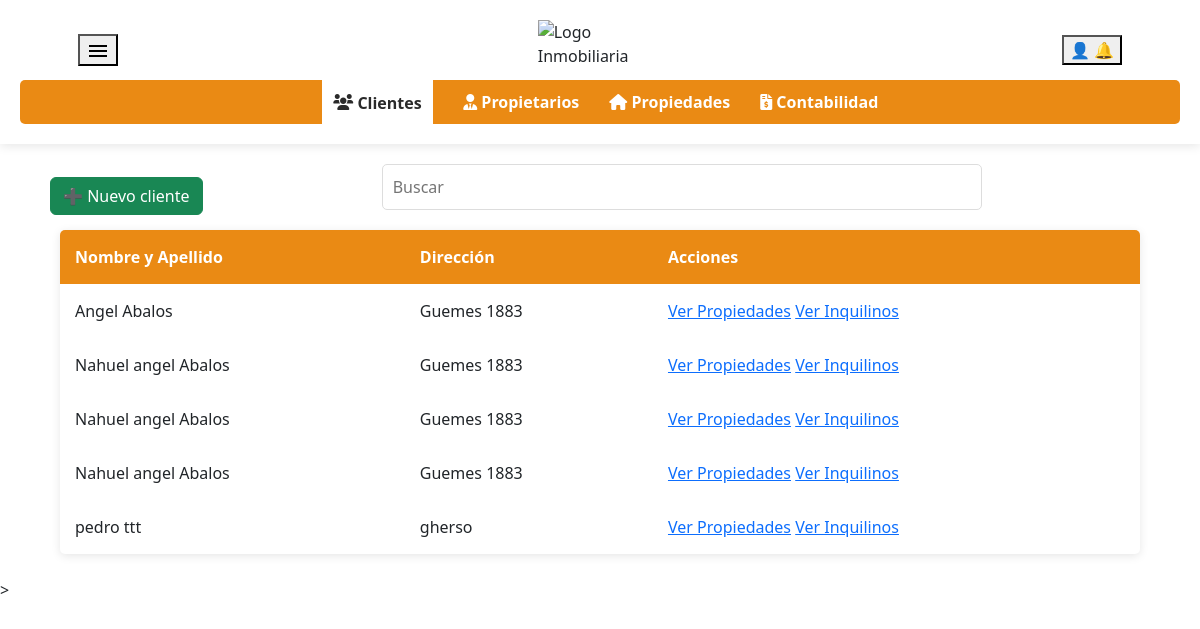
The page /inmobiliaria/ver_propietarios.php on the database as committed earlier.
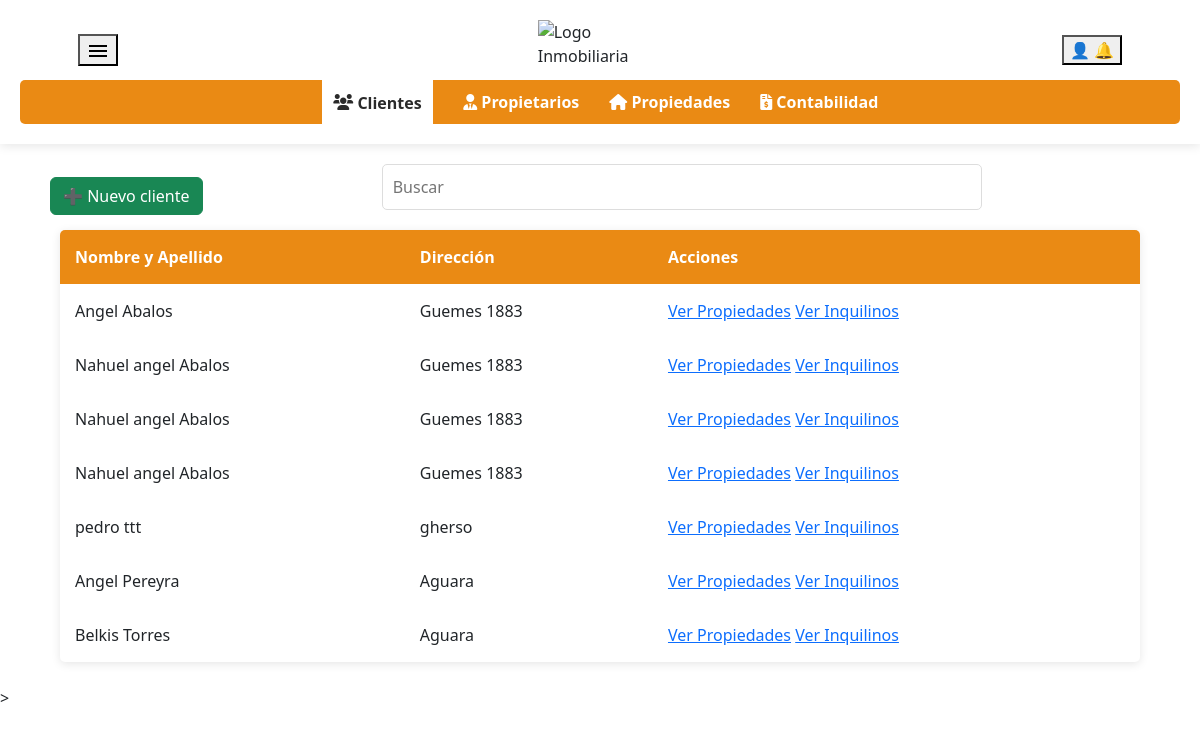
The same page on the database as committed later.
### tables this page shows
CREATE TABLE `clientes` (
  `ClienteID` int(11) NOT NULL,
  `Fecha` date NOT NULL,
  `Nombre` varchar(50) NOT NULL,
  `Apellido` varchar(50) NOT NULL,
  `Direccion` varchar(100) NOT NULL,
  `DNI` varchar(20) NOT NULL,
  `DireccionPersonal` varchar(100) DEFAULT NULL,
  `Telefono` varchar(20) DEFAULT NULL,
  `Mail` varchar(100) DEFAULT NULL,
  `estado` enum('activo','inactivo') DEFAULT 'activo'
);

### inmobiliaria/ver_propietarios.php (the view, shortened to what this page needs)
<!DOCTYPE html>
<html lang="es">
<head>
    <link rel="stylesheet" href="https://cdnjs.cloudflare.com/ajax/libs/font-awesome/6.0.0/css/all.min.css">
    <link rel="stylesheet" href="styles.css">
    <link href="https://cdn.jsdelivr.net/npm/bootstrap@5.3.3/dist/css/bootstrap.min.css" rel="stylesheet">
    <link rel="stylesheet" href="//cdn.datatables.net/2.2.2/css/dataTables.dataTables.min.css">
</head>
<body>
    <header>
        <div class="header-content">
            <div class="dropdown">
                <button type="button" data-bs-toggle="dropdown" aria-expanded="false">
                    <svg xmlns="http://www.w3.org/2000/svg" height="24px" viewBox="0 -960 960 960" width="24px" fill="#000000">
                        <path d="M120-240v-80h720v80H120Zm0-200v-80h720v80H120Zm0-200v-80h720v80H120Z"/>
                    </svg>
            </button>
            </div>
            <img src="logo2.png" alt="Logo Inmobiliaria" class="logo">
            <div>
                <div class="dropdown">
                    <button type="button" data-bs-toggle="dropdown" aria-expanded="false">
                        👤
                        🔔
                    </button>
            </div>
        </div>
    </div>
        <nav>
            <ul>
                <li><a href="clientes.php" class="active"><i class="fas fa-users"></i> Clientes</a></li>
                <li><a href="propietarios.php"><i class="fas fa-user-tie"></i> Propietarios</a></li>
                <li><a href="propiedades.php"><i class="fas fa-home"></i> Propiedades</a></li>
                <li><a href="contabilidad.php"><i class="fas fa-file-invoice-dollar"></i> Contabilidad</a></li>
            </ul>
        </nav>
    </header>
    <main>
        <div class="main">
            <button type="button" class="btn btn-success alta-cliente" data-bs-toggle="modal" data-bs-target="#exampleModal">
                ➕ Nuevo cliente
            </button>
          <input type="text" id="searchInput" placeholder="Buscar" class="search">
        </div>
        <?php
include 'conexion.php';
if (isset($_GET['mostrar']) && $_GET['mostrar'] == 'inactivos') {
    $sql = "SELECT * FROM clientes WHERE estado = 'inactivo'";
} else {
    $sql = "SELECT * FROM clientes WHERE estado = 'activo'";
}
$result = mysqli_query($conn, $sql);
if (mysqli_num_rows($result) > 0) {
    echo '<table id="clientesTable">
            <thead>
                <tr>
                    <th>Nombre y Apellido</th>
                    <th>Dirección</th>
                    <th>Acciones</th>
                </tr>
            </thead>
            <tbody>';
    while ($fila = mysqli_fetch_assoc($result)) {
        echo '<tr>
        <td>' . $fila['Nombre'] . ' ' . $fila['Apellido'] . '</td>
        <td>' . $fila['Direccion'] . '</td>
        <td>
            <a href="ver_propiedades.php">Ver Propiedades</a>
           <a href="ver_inquilinos.php?id=' . htmlspecialchars($fila['ClienteID'], ENT_QUOTES, 'UTF-8') . '">Ver Inquilinos</a>
        </td>
      </tr>';
    }
    echo '</tbody>
        </table>';
} else {
    echo 'No se encontraron clientes.';
}
?>
    </main>
    >
</body>
</html>

Rows that differ between the two databases and show on the page:
added clientes: Nombre "Angel", Apellido "Pereyra", Direccion "Aguara"
added clientes: Nombre "Belkis", Apellido "Torres", Direccion "Aguara"
